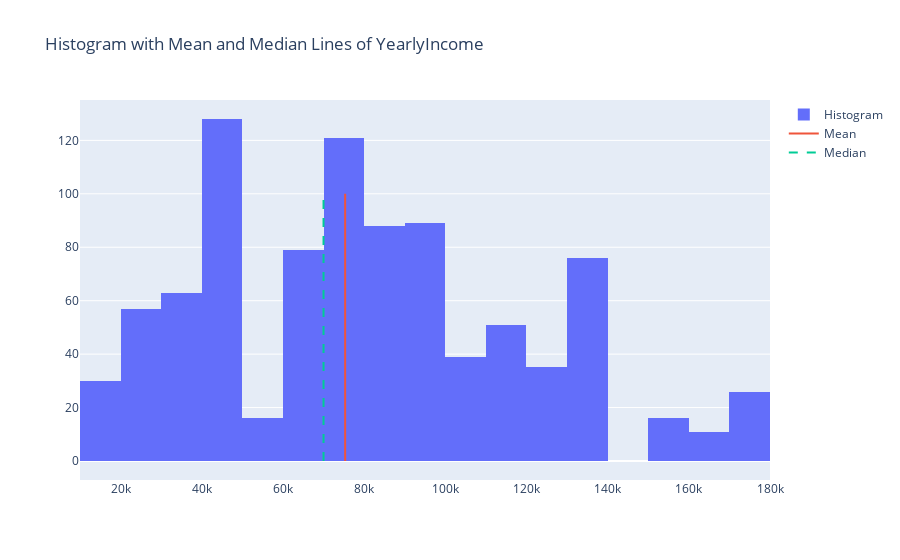

Notebook code cell kept with this figure:
### Code cell
allowed_columns = ["Age", "MaritalStatus", "Gender", "Education", "Occupation", "YearlyIncome", "TotalChildren", "NumberChildrenAtHome", "NumberCarsOwned", "DateFirstPurchase", "CommuteDistance"]

# Prompt the user to select a number
print("Please select a number:")
for i, column in enumerate(allowed_columns, start=1):
    print(f"{i}. {column}")

# Get user input for the selected number
selected_number = int(input("Enter the number corresponding to your choice: "))

# Map the selected number to the column names
selected_column = allowed_columns[selected_number - 1] if 1 <= selected_number <= len(allowed_columns) else None

# Check if the selected number is valid
if selected_column is None:
    print("Invalid number selected. Please choose from the provided options.")
else:
    if pd.api.types.is_numeric_dtype(df_customer[selected_column]):
        selected_data = df_customer[selected_column]
        column_mean = selected_data.mean()
        column_median = selected_data.median()
        column_mode = selected_data.mode()[0]
        column_std = selected_data.std()

        print(f"Mean: {column_mean}\nMedian: {column_median}\nMode: {column_mode}\nStandard Deviation: {column_std}")

        # Create a histogram and lines for mean and median
        fig = go.Figure()
        fig.add_trace(go.Histogram(x=df_customer[selected_column], name='Histogram'))
        fig.add_trace(go.Scatter(x=[column_mean, column_mean], y=[0, 100], mode='lines', name='Mean'))
        fig.add_trace(go.Scatter(x=[column_median, column_median], y=[0, 100], mode='lines', name='Median', line=dict(dash='dash')))
        fig.update_layout(title_text=f'Histogram with Mean and Median Lines of {selected_column}')

    else:
        fig = px.bar(df_customer[selected_column].value_counts(), x=df_customer[selected_column].value_counts().index, 
                     y=df_customer[selected_column].value_counts().values, 
                     title=f'Count of each category in {selected_column}')

    fig.show()

### Figure 1 — Plotly figure (JSON) as saved in the notebook; plotly's stock layout.template omitted (floating-point values rounded to 4 significant figures; data arrays with more than 128 entries replaced by an {"elided": "..."} marker saying what was removed)
{"data": [{"name": "Histogram", "x": {"elided": "925 int values"}, "type": "histogram"}, {"mode": "lines", "name": "Mean", "x": [75330.0, 75330.0], "y": [0, 100], "type": "scatter"}, {"line": {"dash": "dash"}, "mode": "lines", "name": "Median", "x": [70000, 70000], "y": [0, 100], "type": "scatter"}], "layout": {"title": {"text": "Histogram with Mean and Median Lines of YearlyIncome"}}}
